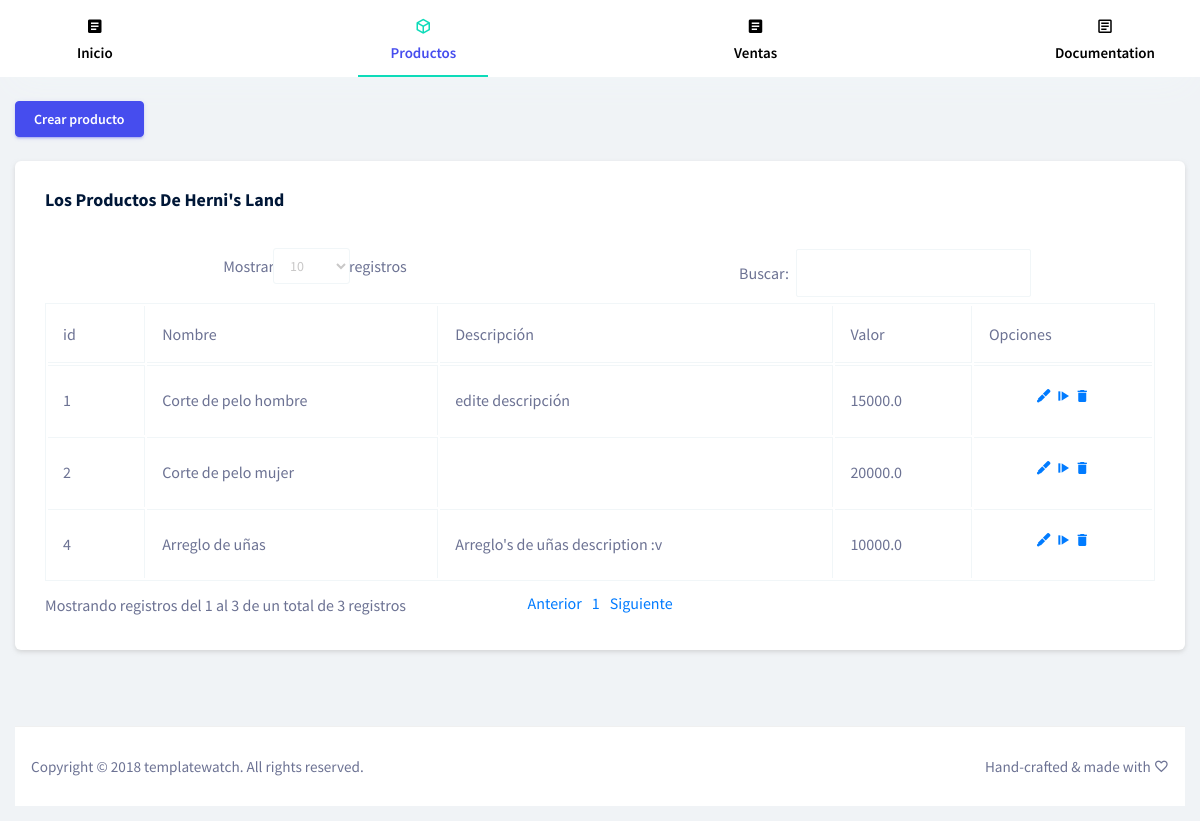
The app's page /productos/ (signed in) with its own data.
### registration/models.py (models this page shows, shortened)
class Profile(models.Model):
    ACCESS_CHOICES = [
        ('admin', 'Administrador'),
        ('collaborator', 'Colaborador'),
        ('other', 'otro'),
    ]
    user = models.OneToOneField(User, related_name="profile", on_delete=models.CASCADE)
    company = models.ForeignKey(Company, verbose_name="Empresa", related_name="getEmployees", on_delete=models.PROTECT)
    occupation = models.ForeignKey(Occupation, verbose_name="Ocupación", related_name="getProfiles", on_delete=models.PROTECT)
    avatar = models.ImageField(upload_to=custom_upload_to, null=True, blank=True)
    bio = models.TextField(null=True, blank=True)
    cc = models.PositiveIntegerField(unique=True,verbose_name="Cédula",null=True, blank=True, error_messages={'unique':"Esta cedula ya tiene vinculada una cuenta."})
    link = models.URLField(max_length=200, null=True, blank=True)
    birthday = models.DateTimeField(verbose_name="Cumpleaños", null=True, blank=True)
    access = models.CharField(max_length=12,choices=ACCESS_CHOICES,default='collaborator',)
    balance = models.FloatField(verbose_name="Valor", default=0, null=False, blank=False)
    class Meta:
        ordering = ['user__username']

### companies/models.py (models this page shows, shortened)
class Company(models.Model):
    name = models.CharField(verbose_name="Nombre", unique=True, max_length=200, null=False, blank=False)
    description = models.TextField(verbose_name="Descripción", null=True, blank=True)
    RUT = models.CharField(max_length=100, null=True, blank=True)
    direction = models.CharField(verbose_name="Dirección", max_length=200, null=True, blank=True)
    contactNumber = models.CharField(verbose_name="Número de contacto", max_length=15, null=True, blank=True)
    created = models.DateTimeField(auto_now_add=True, verbose_name="Fecha de creación")
    updated = models.DateTimeField(auto_now=True, verbose_name="Fecha de edición")
    class Meta:
        verbose_name = "Empresa"
        verbose_name_plural = "Empresas"

### products/models.py (models this page shows, shortened)
class Product(models.Model):
    name = models.CharField(verbose_name="Nombre", max_length=200, null=False, blank=False)
    company = models.ForeignKey(Company, verbose_name="Empresa", on_delete=models.CASCADE, related_name="getProducts")
    description = models.TextField(verbose_name="Descripción", null=True, blank=True)
    value = models.FloatField(verbose_name="Valor", null=False, blank=False)
    created = models.DateTimeField(auto_now_add=True, verbose_name="Fecha de creación")
    updated = models.DateTimeField(auto_now=True, verbose_name="Fecha de edición")
    class Meta:
        verbose_name = "Producto"
        verbose_name_plural = "Productos"

### products/views.py (the view, shortened to what this page needs)
# urls.py: path('productos/',  login_required(ProductListAndCreate.as_view()), name='ListAndCreate'),
class ProductListAndCreate(CreateView):
    template_name = 'products/productList.html'
    model = Product
    form_class = ProductForm
    success_url = reverse_lazy('products:ListAndCreate')
    def get_context_data(self, **kwargs):
        context = super().get_context_data(**kwargs)
        context['productList'] = self.request.user.profile.company.getProducts.all()
        return context

### products/forms.py
class ProductForm(forms.ModelForm):
    class Meta:
        model = Product
        fields = ['name', 'value','description']
        widgets = {
            'name': forms.TextInput(attrs={'class':'form-control', 'placeholder':'Nombre*', 'required': True}),
            'value': forms.NumberInput(attrs={'min':'0', 'class':'form-control', 'placeholder':'Valor*', 'required': True}),
            'description': forms.Textarea(attrs={'class':'form-control', 'placeholder':'Descipción'}),
        }
        labels = { #En el template <small>Los campos con * son requeridos</small>
            'name':'Nombre*',
            'value':'Valor*',
            'description':'Descripción',
        }

### templates/products/productList.html (shortened to what this page needs)
{% extends 'plataforma/base.html' %}
{% load static %}
{% block stylesBlock %}
<link rel="stylesheet" href="{% static 'vendors/bootstrap/css/dataTables.bootstrap.min.css' %}">
{% endblock %}
{% block content %}
<div class="row">
    <div class="col-sm-12 col-md-4">
        <button type="button" class="btn btn-primary" data-toggle="modal" data-target="#createProductModal">
            Crear producto
        </button>
    </div>
    <div class="col-sm-12 col-md-8">
    </div>
</div>
<div class="row mt-4">
    <div class="col-lg-12 grid-margin stretch-card">
        <div class="card">
            <div class="card-body">
                <h4 class="card-title">Los productos de {{request.user.profile.company.name}}</h4>
                <div class="table-responsive pt-3">
                    {% if productList %}
                    <table id="dataTable" class="table table-bordered table-hover">
                        <thead>
                            <tr>
                                <th>id</th>
                                <th>Nombre</th>
                                <th>Descripción</th>
                                <th>Valor</th>
                                <th>Opciones</th>
                            </tr>
                        </thead>
                        <tbody>
                            {% for product in productList %}
                            <tr>
                                <td>{{ product.id }}</td>
                                <td>{{ product.name }}</td>
                                <td>{{ product.description }}</td>
                                <td>{{ product.value }}</td>
                                <td>
                                    <p style="text-align:center;">
                                        <a href="{% url 'products:update' product.id %}"><i class="mdi mdi-grease-pencil"></i></a>
                                        <a href="{% url 'products:profitsListAndCreate' %}?id={{product.id}}">
                                            <i class="mdi mdi-step-forward"></i>
                                        </a>
                                        <a href="#" data-href="{% url 'products:delete' product.id %}" data-toggle="modal" data-target="#confirm-delete" >
                                            <i class="mdi mdi-delete"></i>
                                        </a>
                                    </p>
                                </td>
                            </tr>
                            {% endfor %}
                        </tbody>
                    </table>
                    {% else %}
                    <div class="alert alert-info" role="alert">
                        No tienes registrados productos
                    </div>
                    {% endif %}
                </div>
            </div>
        </div>
    </div>
</div>
{% endblock %}

### records on screen
Product: id "1", name "Corte de pelo hombre", description "edite descripción", value "15000.0"
Product: id "2", name "Corte de pelo mujer", value "20000.0"
Product: id "4", name "Arreglo de uñas", description "Arreglo's de uñas description :v", value "10000.0"

### other values on screen
{{ request.user.profile.company.name }} "Herni's Land"
